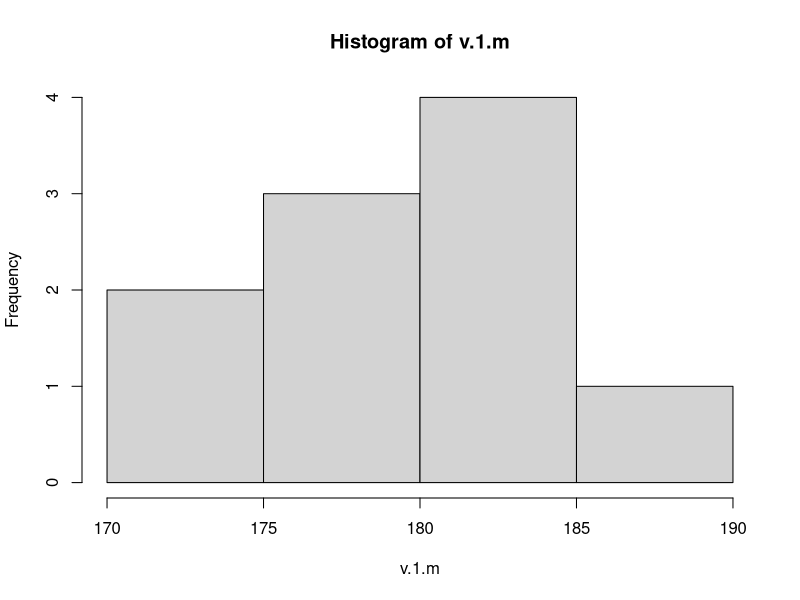
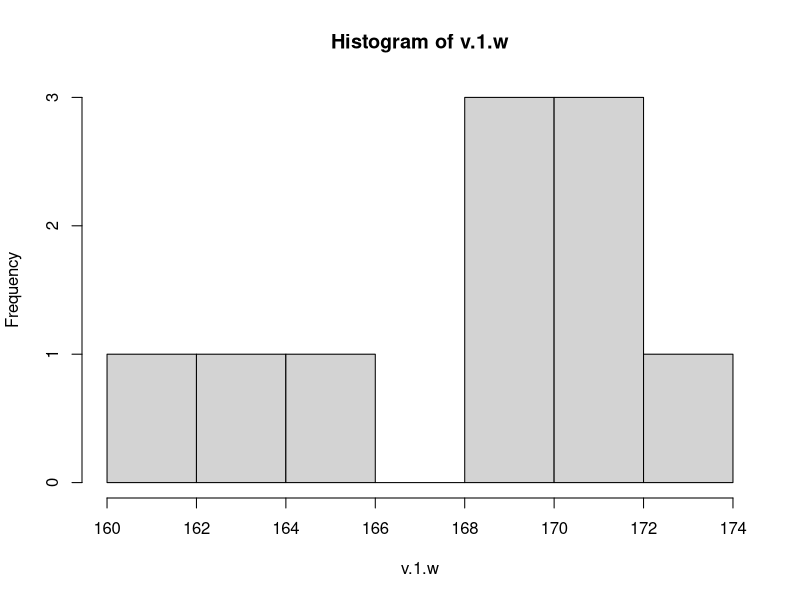
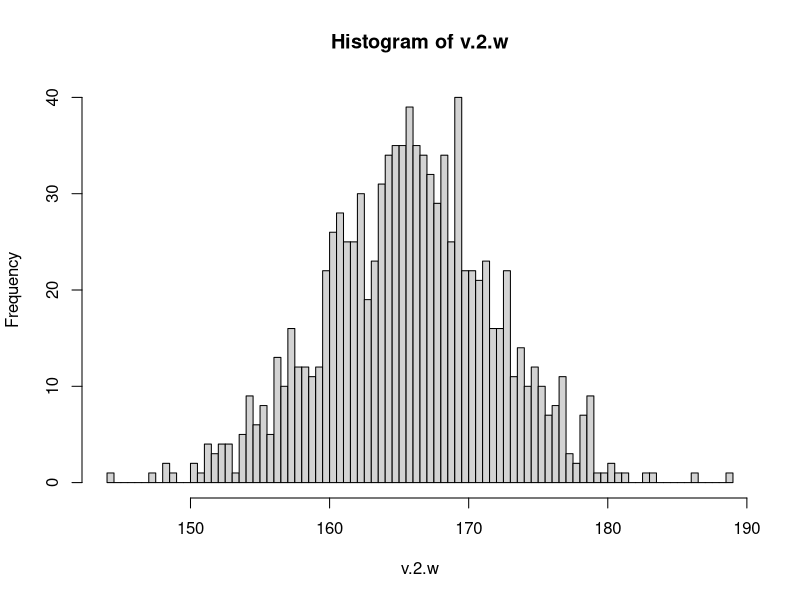
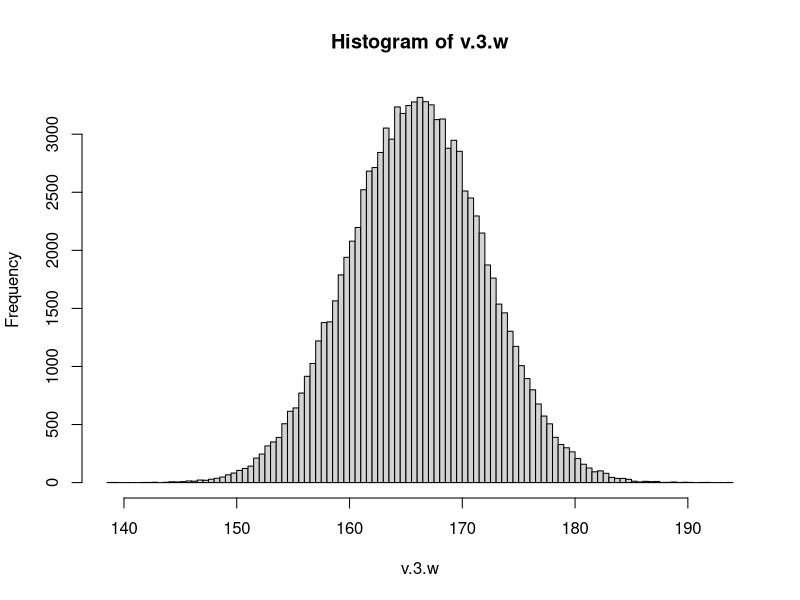
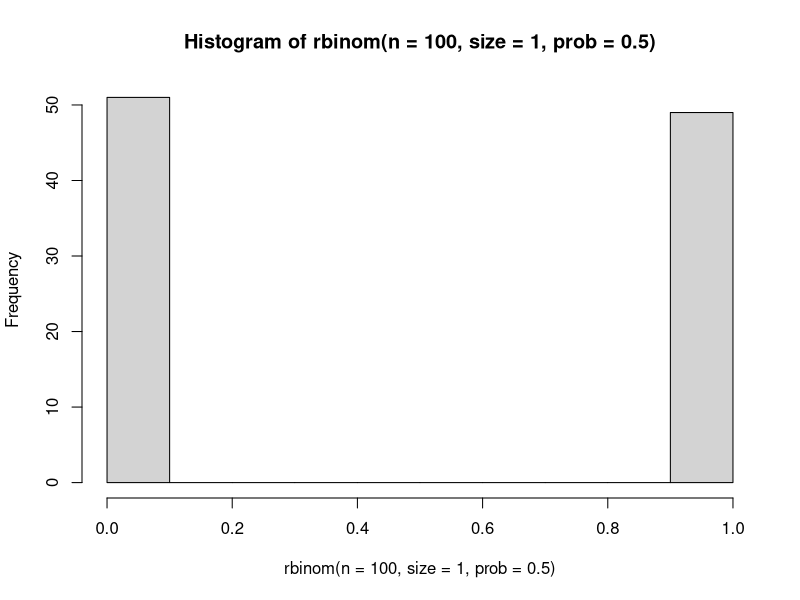
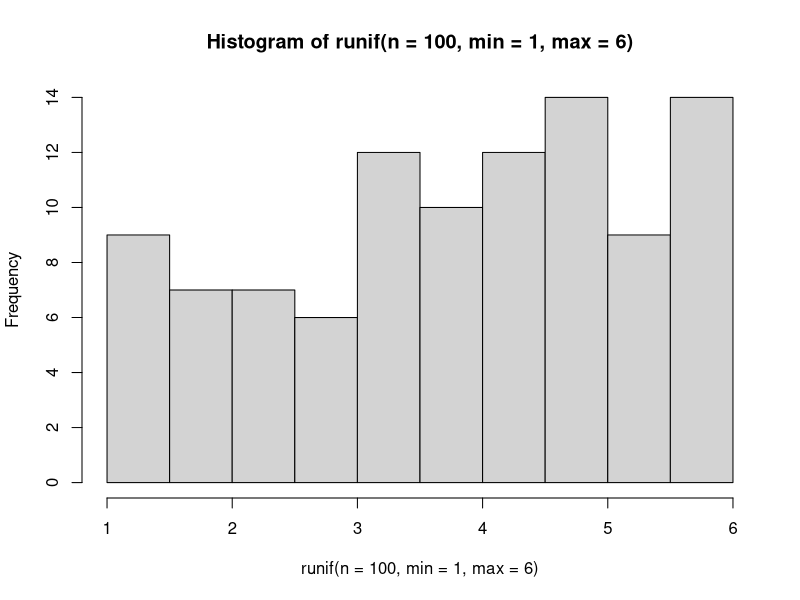
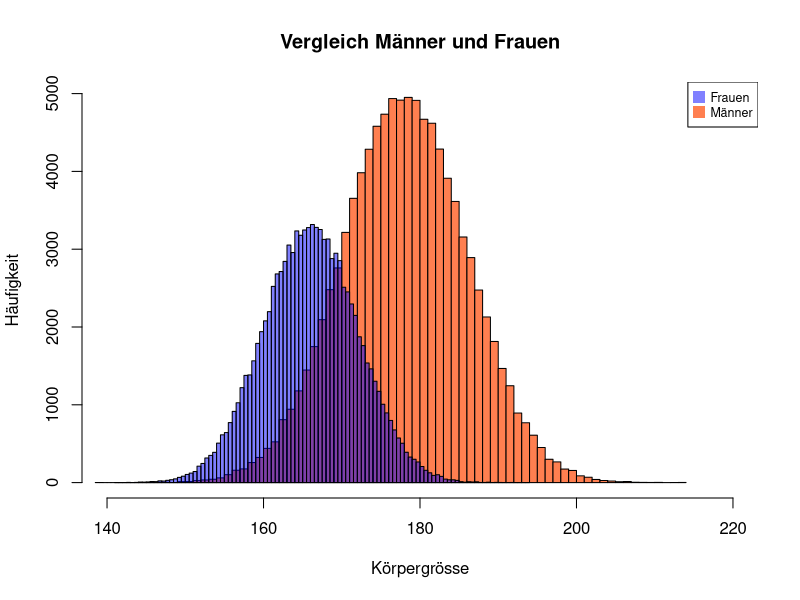

The R script that drew these images, in order:
## ---- chunk 1
# Beispiel 1
# id zur Identifikation der Fälle (z.B. Personen)
v.id <- seq(1, 100)

# politische Einstellung der Person
# Spektrum von 1 = links bis 10 = rechts
v.pol <- runif(100, 1, 10)

# Stromverbrauch der Person pro Jahr in Kwh
v.strom <- rnorm(100, 7520.17, 500)

# Wasserbrauch der Person pro Tag in Liter
v.wasser <- rnorm(100, 296, 30)

# Einkommen der Person pro Jahr
v.eink <- rnorm(100, 86645, 15000)

# Wohngegend der Personen
v.wohn <- c(rep('stadt', 43),
            rep('aglo', 27),
            rep('land', 30)) 
d.pol <- data.frame(v.id, v.pol, v.strom, v.wasser, v.eink, v.wohn,
                    row.names = v.id)
# erste fünf Fälle anzeigen
head(d.pol)

# v.pol runden (-> neue Variable)
d.pol$pol.r <- round(d.pol$v.pol)
head(d.pol)

# Beispiel 2 ----
# Geschlecht: 1 männlich, 2 weiblich, 3 divers
v.geschl <- sample(c(rep(1, 48), # mit sample() durchmischt R die Zahlen zufällig
                     rep(2, 44), 
                     rep(3, 3), 
                     rep(NA, 5)))
# Bildung: 1 keine, 2 Grundschule, 3 Sekundarstufe, 4 Tertiärausbildung
v.bild <- sample(c(rep(1, 4), 
                   rep(2, 18), 
                   rep(3, 36), 
                   rep(4, 39), 
                   rep(NA, 3)))

# Einkommensklasse: Von 1 bis 5, Breiten nicht definiert 
v.eink.kl <- sample(c(rep(1, 6), 
                      rep(2, 29), 
                      rep(3, 28), 
                      rep(4, 30), 
                      rep(5, 4),
                      rep(6,3)))

# CH-Bürgerschaft: 1 Ja, 0 Nein
v.ch <- sample(c(rep(1, 60), rep(0, 40)))

v.reg <- sample(c(rep("Tessin", 4), 
                   rep("Région Lemanique", 13), 
                   rep("Espace Mittelland", 18),
                   rep("Nordwestschweiz", 9),
                   rep("Zürich", 26),
                   rep("Ostschweiz", 11),
                   rep("Zentralschweiz", 15),
                   rep(NA, 4)))

d.mig <- data.frame(v.geschl, v.bild, v.eink.kl, v.ch, v.reg)
head(d.mig)
## ---- chunk 2
v.bild[5]
## ---- chunk 3
v.bsp <- 11:20
v.bsp[5]
## ---- chunk 4
d.pol[1, ]
d.pol[, 1]
d.pol[1, 2]
d.pol[2, 1]
d.pol[1, ]
d.pol[, 4]
d.pol[, "v.pol"]
## ---- chunk 5
d.pol[1:10, c(3, 4)]
colnames(d.pol)
d.pol[c(4, 5), c("v.pol", "v.eink")]
## ---- chunk 6
mean(d.pol$v.wasser)
cor(d.pol$v.wasser, d.pol$v.strom)
## ---- chunk 7
d.pol$v.wasser[5]
## ---- chunk 8
# Welche Fälle stammen aus dem Tessin?
which(d.mig$v.reg == "Tessin")

# Welche Fälle stammen aus dem Tessin und sind Frauen?
which(d.mig$v.reg == "Tessin" & d.mig$v.geschl == 2)

# Welche Fälle im Datensatz sind Frauen oder Ausländer*innen
# und aus der tiefsten Einkommensklasse...
which((d.mig$v.geschl == 1 | d.mig$v.ch == 0) &
        d.mig$v.eink.kl == 1)
## ---- chunk 9
d.mig.t1 <- d.mig[which(d.mig$v.eink.kl >  mean(d.mig$v.eink.kl)), ]
d.mig.t2 <- d.mig[d.mig$v.eink.kl > mean(d.mig$v.eink.kl), ] # Kurzversion

# noch mit der Auswahl von bestimmten Variablen
d.mig.t3 <- d.mig[
  d.mig$v.eink.kl > mean(d.mig$v.eink.kl),
  1:3
]
## ---- chunk 10
rm(list = ls()) # Workspace loeschen
options(scipen = 999) # schaltet wissenschaftliche Schreibweise aus
## ---- chunk 11
m.mean <- 178 # Quelle m.mean und w.mean: https://dam-api.bfs.admin.ch/hub/api/dam/assets/30305714/master, aufgerufen am 01.10.25
m.sd <- 8 # Fantasiezahlen für sd
w.mean <- 166
w.sd <- 6

v.1.m <- rnorm(n = 10, mean = m.mean, sd = m.sd)
summary(v.1.m)
hist(v.1.m)

v.1.w <- rnorm(n = 10, mean = w.mean, sd = w.sd)
summary(v.1.w)
hist(v.1.w)
## ---- chunk 12
v.2.w <- rnorm(n = 1000, mean = w.mean, sd = w.sd)
summary(v.2.w)
hist(v.2.w, breaks = 100)
## ---- chunk 13
v.3.w <- rnorm(n = 100000, mean = w.mean, sd = w.sd)
summary(v.3.w)
hist(v.3.w, breaks = 100)
## ---- chunk 14
hist(rbinom(n = 100, size = 1, prob = 0.5))
## ---- chunk 15
hist(runif(n = 100, min = 1, max = 6))
## ---- chunk 16
v.3.m <- rnorm(n = 100000, mean = m.mean, sd = m.sd)

hist(v.3.m,
     col = "coral",
     main = "Vergleich Männer und Frauen",
     xlab = "Körpergrösse",
     ylab = "Häufigkeit",
     breaks = 100,
     xlim = c(140, 220))

# zweites Histogramm dazu - das funktioniert nur bei knitten!
# leicht transparente Farbe, damit das zweite Histogramm das erste nicht verdeckt
col2rgb("blue") # Werte unten einsetzen
new.color <- rgb(red = 0, green = 0, blue = 255, alpha = 255/2,
                 maxColorValue = 255) # RGB Spannbreite, muss definiert sein
hist(v.3.w,
     breaks = 100,
     col = new.color,
     add = T)

legend("topright", 
       legend = c("Frauen", "Männer"),
       col = c(new.color, "coral"),
       cex = 0.75,
       pch = 15,
       pt.cex = 1.5)
## ---- chunk 17
rbind(summary(v.1.w), summary(v.2.w), summary(v.3.w))
## ---- chunk 18
w.sd / sqrt(10) # wir nehmen hier als GG die theoretische Normalverteilung mit den entsprechenden Parametern
w.sd / sqrt(1000)
w.sd / sqrt(100000)
## ---- chunk 19
# id zur Identifikation der Fälle (z.B. Personen)
v.id <- seq(1, 100)

# politische Einstellung der Person
# Spektrum von 1 = links bis 10 = rechts
v.pol <- runif(100, 1, 10)

# Stromverbrauch der Person pro Jahr in Kwh
v.strom <- rnorm(100, 7520.17, 500)

# Wasserbrauch der Person pro Tag in Liter
v.wasser <- rnorm(100, 296, 30)

# Einkommen der Person pro Jahr
v.eink <- rnorm(100, 86645, 15000)

# Wohngegend der Personen
v.wohn <- c(rep('stadt', 43),
            rep('aglo', 27),
            rep('land', 30)) 
d.pol <- data.frame(v.id, v.pol, v.strom, v.wasser, v.eink, v.wohn,
                    row.names = v.id)
# erste fünf Fälle anzeigen
head(d.pol)

# v.pol runden (-> neue Variable)
d.pol$pol.r <- round(d.pol$v.pol)
head(d.pol)
## ---- chunk 20
# Geschlecht: 1 männlich, 2 weiblich, 3 divers
v.geschl <- sample(c(rep(1, 48), # mit sample() durchmischt R die Zahlen zufällig
                     rep(2, 44), 
                     rep(3, 3), 
                     rep(NA, 5)))
# Bildung: 1 keine, 2 Grundschule, 3 Sekundarstufe, 4 Tertiärausbildung
v.bild <- sample(c(rep(1, 4), 
                   rep(2, 18), 
                   rep(3, 36), 
                   rep(4, 39), 
                   rep(NA, 3)))

# CH-Staatsbürgerschaft: 1 Ja, 0 Nein
v.ch <- sample(c(rep(1, 60), rep(0, 40)))

# Einkommen der Person pro Jahr
v.eink <- rnorm(100, 86645, 15000)

v.alter <- runif(100, 18, 65) 

v.reg <- sample(c(rep("Tessin", 4), 
                   rep("Région Lemanique", 13), 
                   rep("Espace Mittelland", 18),
                   rep("Nordwestschweiz", 9),
                   rep("Zürich", 26),
                   rep("Ostschweiz", 11),
                   rep("Zentralschweiz", 15),
                   rep(NA, 4)))



d.mig <- data.frame(v.geschl, v.bild, v.ch, v.eink, v.alter, v.reg)
head(d.mig, n = 10) # die ersten 10 Fälle anzeigen
## ---- chunk 21
dim(d.mig)
## ---- chunk 22
d.mig[c(2, 3), c(2, 4)]
d.mig[101, 6] # liegt ausserhalb der vorhandenen Dimensionen
## ---- chunk 23
names(d.mig)
## ---- chunk 24
colnames(d.mig)[4] <- "v.ch.neu"
colnames(d.mig)
## ---- chunk 25
row.names(d.mig)
row.names(d.mig)[3] <- "Fall drei"
row.names(d.mig)
## ---- chunk 26
str(d.mig)
## ---- chunk 27
d.mig$v.geschl <- as.character(d.mig$v.geschl)
d.mig$v.bild <- as.character(d.mig$v.bild)
d.mig$v.ch <- as.character(d.mig$v.ch)
## ---- chunk 28
class(d.mig)
## ---- chunk 29
summary(d.mig)
## ---- chunk 30
typeof(d.mig)
## ---- chunk 31
# Variante 1: Indizieren (bevorzugt zu verwenden, da einfach)
d.mig[20:30, c(2, 3)]
# auch direkt mit colnames
d.mig[20:30, c("v.bild", "v.ch")]

# Variante 2: $-Operator und indizieren (in der Praxis zu komplex)
cbind(d.mig$v.bild[20:30], d.mig$v.ch[20:30])
## ---- chunk 32
#  mit subset() (in der Praxis zu komplex)
subset(d.mig,
  subset = v.id > 19 & v.id < 31,
  select = colnames(d.mig)[c(2, 3)]
)
## ---- chunk 33
# install.packages("tidyverse")
library(tidyverse)
## ---- chunk 34
d.mig %>%
  filter(v.id %in% 20:30 ) %>%
  select(v.bild, v.ch)
## ---- chunk 35
table(d.mig$v.geschl, useNA = "always")
which(d.mig$v.geschl == "3")
## ---- chunk 36
which(d.mig$v.geschl == "3" & (d.mig$v.bild == "1" | d.mig$v.bild == "4"))
## ---- chunk 37
d.mig$v.bild[which(d.mig$v.geschl == "3")[1]] <- "4"
which(d.mig$v.geschl == "3" & (d.mig$v.bild == "1" | d.mig$v.bild == "4"))
## ---- chunk 38
# nochmals ein Beispiel-Datensatz
id <- seq(1, 100)
alter <- runif(100, 18, 80) # in Realität nicht sinnvoll
gr <- rnorm(100, 166, 6)
prakti <- sample(rep(1:5, c(20, 30, 40, 10, 0)))
zufr <- sample(rep(1:5, c(0, 10, 20, 40, 30)))
univ <- sample(c(
  rep("UniBe", 20),
  rep("unilu", 20),
  rep("unibas", 20),
  rep("unibe", 20),
  rep("unifr", 20)
))
dat.tdf <- data.frame(id, alter, gr, prakti, zufr, univ)
## ---- chunk 39
# Subsets anhand kategorialer Variable
d.tdf.t.1 <- dat.tdf[which(dat.tdf$univ == "unilu"), ]
d.tdf.t.2.a <- dat.tdf[dat.tdf$univ == "unibas" |
  dat.tdf$univ == "unibe" |
  dat.tdf$univ == "unifr", ]
# kürzere Schreibweise
d.tdf.t.2.b <- dat.tdf[dat.tdf$univ %in% c("unibas", "unibe", "unifr"), ]
# oder noch kürzer (und einfacher, deshalb zu bevozugen!)
d.tdf.t.2.c <- dat.tdf[dat.tdf$univ != "unilu", ]

# Subsets anhand zwei numerischer Variablen
ausw <- which(dat.tdf$alter > 65 & dat.tdf$gr > 160)
d.tdf.t.3 <- dat.tdf[ausw,]
d.tdf.t.4 <- dat.tdf[-ausw,] # mit Negativ-Auswahlen lassen sich fehlerfrei Subsets erstellen
## ---- chunk 40
# 
mean(d.tdf.t.1$alter) # Alter an Unilu: zufällig
mean(d.tdf.t.2.c$alter) # Alter andere Universitäten: zufällig
mean(d.tdf.t.3$alter) # sollte tendenziell höher liegen als in d.tdf.t.4, aber zwei Bedingungen
mean(d.tdf.t.4$alter)
## ---- chunk 41
 mean(dat.tdf$alter[dat.tdf$univ == "unilu"])
